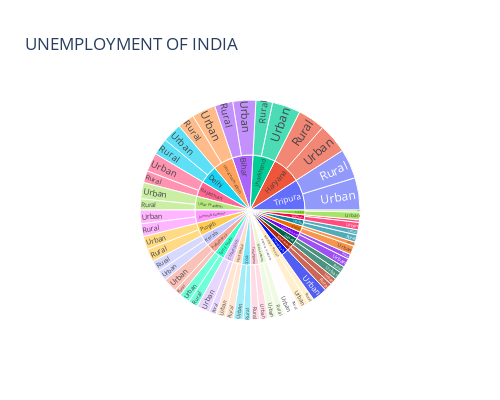

Here is the notebook cell this chart was saved with:
### Code cell
data=data[['Area','Region','Estimated Unemployment Rate (%)']]
figure=px.sunburst(data,path=['Region','Area'],
                   values='Estimated Unemployment Rate (%)', width=500, height=400, color_continuous_scale='RdY1Gn',
                   title='UNEMPLOYMENT OF INDIA' )
figure.show()

### Figure 1 — Plotly figure (JSON) as saved in the notebook; plotly's stock layout.template omitted (floating-point values rounded to 4 significant figures)
{"data": [{"branchvalues": "total", "domain": {"x": [0, 1], "y": [0, 1]}, "hovertemplate": "labels=%{label}<br>Estimated Unemployment Rate (%)=%{value}<br>parent=%{parent}<br>id=%{id}<extra></extra>", "ids": ["Andhra Pradesh/Rural", "Assam/Rural", "Bihar/Rural", "Chhattisgarh/Rural", "Delhi/Rural", "Goa/Rural", "Gujarat/Rural", "Haryana/Rural", "Himachal Pradesh/Rural", "Jammu & Kashmir/Rural", "Jharkhand/Rural", "Karnataka/Rural", "Kerala/Rural", "Madhya Pradesh/Rural", "Maharashtra/Rural", "Meghalaya/Rural", "Odisha/Rural", "Puducherry/Rural", "Punjab/Rural", "Rajasthan/Rural", "Sikkim/Rural", "Tamil Nadu/Rural", "Telangana/Rural", "Tripura/Rural", "Uttar Pradesh/Rural", "Uttarakhand/Rural", "West Bengal/Rural", "Andhra Pradesh/Urban", "Assam/Urban", "Bihar/Urban", "Chandigarh/Urban", "Chhattisgarh/Urban", "Delhi/Urban", "Goa/Urban", "Gujarat/Urban", "Haryana/Urban", "Himachal Pradesh/Urban", "Jammu & Kashmir/Urban", "Jharkhand/Urban", "Karnataka/Urban", "Kerala/Urban", "Madhya Pradesh/Urban", "Maharashtra/Urban", "Meghalaya/Urban", "Odisha/Urban", "Puducherry/Urban", "Punjab/Urban", "Rajasthan/Urban", "Sikkim/Urban", "Tamil Nadu/Urban", "Telangana/Urban", "Tripura/Urban", "Uttar Pradesh/Urban", "Uttarakhand/Urban", "West Bengal/Urban", "Andhra Pradesh", "Assam", "Bihar", "Chandigarh", "Chhattisgarh", "Delhi", "Goa", "Gujarat", "Haryana", "Himachal Pradesh", "Jammu & Kashmir", "Jharkhand", "Karnataka", "Kerala", "Madhya Pradesh", "Maharashtra", "Meghalaya", "Odisha", "Puducherry", "Punjab", "Rajasthan", "Sikkim", "Tamil Nadu", "Telangana", "Tripura", "Uttar Pradesh", "Uttarakhand", "West Bengal"], "labels": ["Rural", "Rural", "Rural", "Rural", "Rural", "Rural", "Rural", "Rural", "Rural", "Rural", "Rural", "Rural", "Rural", "Rural", "Rural", "Rural", "Rural", "Rural", "Rural", "Rural", "Rural", "Rural", "Rural", "Rural", "Rural", "Rural", "Rural", "Urban", "Urban", "Urban", "Urban", "Urban", "Urban", "Urban", "Urban", "Urban", "Urban", "Urban", "Urban", "Urban", "Urban", "Urban", "Urban", "Urban", "Urban", "Urban", "Urban", "Urban", "Urban", "Urban", "Urban", "Urban", "Urban", "Urban", "Urban", "Andhra Pradesh", "Assam", "Bihar", "Chandigarh", "Chhattisgarh", "Delhi", "Goa", "Gujarat", "Haryana", "Himachal Pradesh", "Jammu & Kashmir", "Jharkhand", "Karnataka", "Kerala", "Madhya Pradesh", "Maharashtra", "Meghalaya", "Odisha", "Puducherry", "Punjab", "Rajasthan", "Sikkim", "Tamil Nadu", "Telangana", "Tripura", "Uttar Pradesh", "Uttarakhand", "West Bengal"], "name": "", "parents": ["Andhra Pradesh", "Assam", "Bihar", "Chhattisgarh", "Delhi", "Goa", "Gujarat", "Haryana", "Himachal Pradesh", "Jammu & Kashmir", "Jharkhand", "Karnataka", "Kerala", "Madhya Pradesh", "Maharashtra", "Meghalaya", "Odisha", "Puducherry", "Punjab", "Rajasthan", "Sikkim", "Tamil Nadu", "Telangana", "Tripura", "Uttar Pradesh", "Uttarakhand", "West Bengal", "Andhra Pradesh", "Assam", "Bihar", "Chandigarh", "Chhattisgarh", "Delhi", "Goa", "Gujarat", "Haryana", "Himachal Pradesh", "Jammu & Kashmir", "Jharkhand", "Karnataka", "Kerala", "Madhya Pradesh", "Maharashtra", "Meghalaya", "Odisha", "Puducherry", "Punjab", "Rajasthan", "Sikkim", "Tamil Nadu", "Telangana", "Tripura", "Uttar Pradesh", "Uttarakhand", "West Bengal", "", "", "", "", "", "", "", "", "", "", "", "", "", "", "", "", "", "", "", "", "", "", "", "", "", "", "", ""], "type": "sunburst", "values": [77.37, 53.89, 234.8, 92.8, 213.6, 100.7, 82.84, 350.2, 217.1, 164.5, 213.1, 101.1, 144.8, 79.15, 95.34, 34.65, 92.58, 87.16, 166.9, 153.0, 25.4, 122.9, 110.1, 380.3, 142.9, 63.47, 106.0, 132.0, 113.2, 294.9, 191.9, 165.9, 248.2, 121.9, 103.8, 385.8, 302.1, 175.5, 363.3, 85.79, 138.7, 128.2, 116.3, 94.92, 65.84, 178.4, 169.9, 240.7, 97.84, 137.1, 106.6, 413.5, 208.5, 114.3, 121.5, 209.4, 167.1, 529.7, 191.9, 258.7, 461.9, 222.6, 186.6, 735.9, 519.1, 340.0, 576.4, 186.9, 283.5, 207.4, 211.6, 129.6, 158.4, 265.6, 336.9, 393.6, 123.2, 260.0, 216.7, 793.8, 351.4, 177.7, 227.5]}], "layout": {"height": 400, "legend": {"tracegroupgap": 0}, "title": {"text": "UNEMPLOYMENT OF INDIA"}, "width": 500}}
